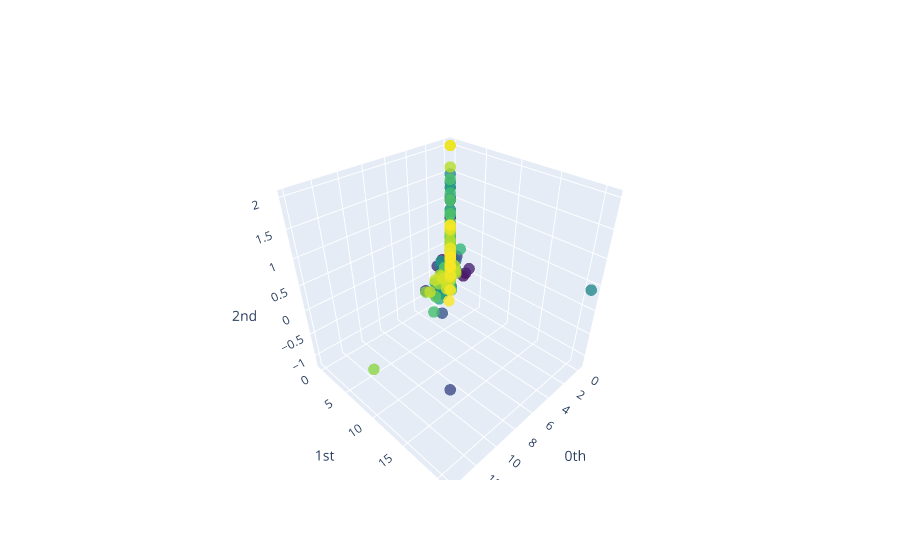

Write notebook code for a chart like this one.
### Code cell
# 在这个局部的投影下，没看到明显的空洞结构orzzz
# 换一下umap？

from sklearn.decomposition import PCA
from gtda.plotting import plot_point_cloud
#pca = PCA(n_components=3)
#values = pca.fit_transform(values)
origin_values = dataset.X_features_numeric[member_l, :][:, np.array([12,  13, 111])]
plot_point_cloud(origin_values)

### Figure 1 — Plotly figure (JSON) as saved in the notebook; plotly's stock layout.template omitted (floating-point values rounded to 4 significant figures; data arrays with more than 128 entries replaced by an {"elided": "..."} marker saying what was removed)
{"data": [{"marker": {"color": {"elided": "354 int values"}, "colorscale": [[0, "#440154"], [0.1111, "#482878"], [0.2222, "#3e4989"], [0.3333, "#31688e"], [0.4444, "#26828e"], [0.5556, "#1f9e89"], [0.6667, "#35b779"], [0.7778, "#6ece58"], [0.8889, "#b5de2b"], [1, "#fde725"]], "opacity": 0.8, "size": 4}, "mode": "markers", "type": "scatter3d", "x": {"elided": "354 float values"}, "y": {"elided": "354 float values"}, "z": {"elided": "354 float values"}}], "layout": {"scene": {"xaxis": {"exponentformat": "e", "showexponent": "all", "title": {"text": "0th"}, "type": "linear"}, "yaxis": {"exponentformat": "e", "showexponent": "all", "title": {"text": "1st"}, "type": "linear"}, "zaxis": {"exponentformat": "e", "showexponent": "all", "title": {"text": "2nd"}, "type": "linear"}}}}
